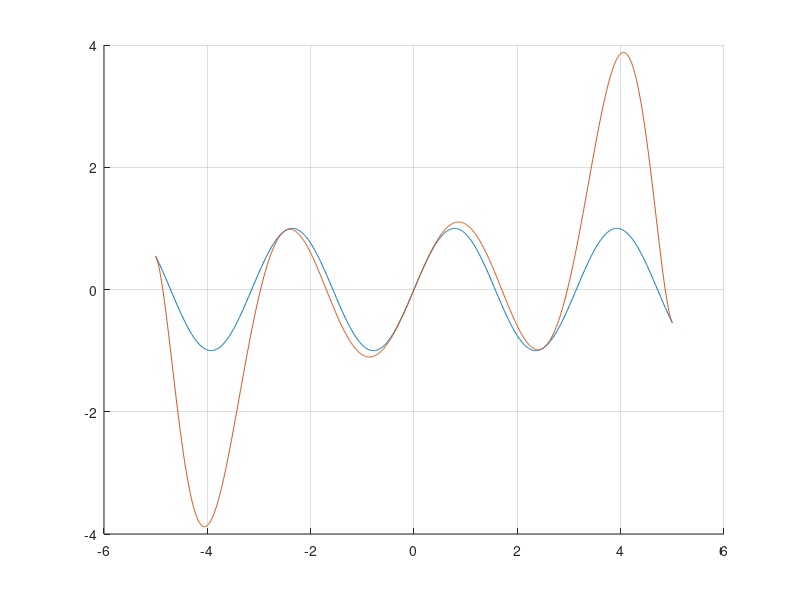

MATLAB code to generate this figure:
clear; clc;

function Hx = Hermite_poly(xk, fk, dfk, x)
    n = length(xk);
    N = 2 * n;
    
    z = zeros(N, 1);
    fz = zeros(N, 1);
    for i = 1:n
        z(2*i-1) = xk(i);
        z(2*i)   = xk(i);
        fz(2*i-1) = fk(i);
        fz(2*i)   = fk(i);
    end

    A = zeros(N, N);
    A(:,1) = fz;

    for j = 2:N
        for i = 1 : (N - j + 1)
            if j == 2 && z(i) == z(i+1)
                A(i,j) = dfk(ceil(i/2));
            else
                A(i,j) = (A(i+1, j-1) - A(i, j-1)) / (z(i+j-1) - z(i));
            end
        end
    end

    coeff = A(1,:);
    m = length(x);
    Hx = zeros(size(x));

    for k = 1:m
        val = coeff(1);
        product_term = 1;
        for j = 2:N
            product_term = product_term * (x(k) - z(j-1));
            val = val + coeff(j) * product_term;
        end
        Hx(k) = val;
    end
end

x_time = [0,3,5,8,13];
f_distance = [0,225,383,623,993];
f_speed = [75, 77, 80,74, 72];

Hermite_poly(x_time, f_distance, f_speed, 10);

fprintf('Estimated distance is %g: %.5f\n', Hermite_poly(x_time, f_distance, f_speed, 10));



x_values = [1,2];
f_values = [0,0.6931];
df_values = [1, 0.5];

actual_value = log(1.5);
approximate_value = Hermite_poly(x_values, f_values, df_values, 1.5);

error = abs(actual_value - approximate_value);

fprintf('\nAbsolute error of interpolation is: %.8f\n', error);


x_nodes = linspace(-5,5,5);
function_nodes = sin(2*x_nodes);
diff_function_nodes = 2*cos(2*x_nodes);

x_plot = linspace(-5,5,1000);
f_approximate_plot = Hermite_poly(x_nodes, function_nodes, diff_function_nodes, x_plot);


% f = @(x) exp(sin(2*x));
% 
% f_exact_plot = f(x_plot);

f_exact_plot = sin(2*x_plot);

% plot(x_nodes, function_nodes);

hold on;

plot(x_plot, f_exact_plot);
plot(x_plot, f_approximate_plot);

hold off;
grid on;



nodes = [8.3, 8.6];
function_nodes = [17.56492, 18.50515];
diff_function_nodes = [3.116256, 3.151762];

approximate_value = Hermite_poly(nodes, function_nodes, diff_function_nodes, 8.4);

fprintf('\nAproximarea functiei in 8.4 este: %.8f\n', approximate_value);


% f = @(x) 3*x*exp(x)-exp(2*x);
% 
% df = @(x) 3*exp(x) + 3*x*exp(x) - 2*exp(2*x);
% 
% noduri = [1,1.05];
% f_noduri = f(noduri);
% df_noduri = df(noduri);
% 
% estimated_value = Hermite_poly(noduri, f_noduri, df_noduri, 1.03);
% 
% fprintf('Estimated value in 1.03 is: %8.f\n ', estimated_value);
